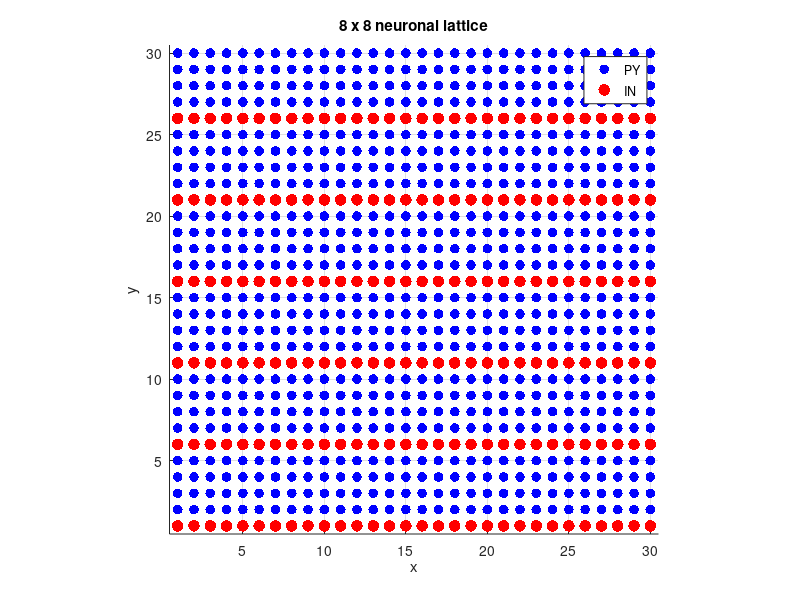
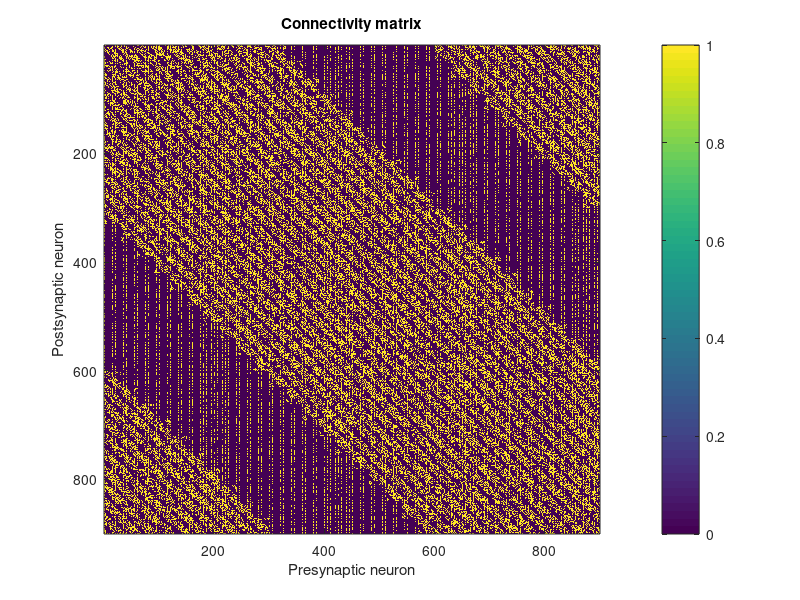

Write MATLAB code to recreate these figures, in order. (Note: this script raises an error after producing the figures.)
clear;
clc;
close all;

%% ============================================================
%  NETWORK PARAMETERS
%  ============================================================

Nx = 30;
Ny = 30;

N = Nx * Ny;
gGABA_scale = 1;
gNMDA_scale = 1;
integration_method = "Euler";

rng(1);               % Fixed seed for random number generation

% External drives
vSTIM_PY = 250;
vSTIM_IN = 500;

% Neuron types
% 1 = PY
% 2 = IN

type = ones(N,1);
type(1:5:N) = 2;

PY = find(type == 1);
IN = find(type == 2);

NPY = length(PY);
NIN = length(IN);

fprintf('Total neurons: %d\n',N);
fprintf('PY neurons:     %d\n',NPY);
fprintf('IN neurons:     %d\n',NIN);


%% ============================================================
%  LATTICE
%  ============================================================

[xGrid,yGrid] = meshgrid(1:Nx,1:Ny);

x = xGrid(:);
y = yGrid(:);


%% Plot lattice

figure;

scatter(x(PY),y(PY),50,'b','filled');
hold on;

scatter(x(IN),y(IN),70,'r','filled');

xlabel('x');
ylabel('y');

title('8 x 8 neuronal lattice');

legend('PY','IN');

axis equal;
xlim([0.5 Nx+0.5]);
ylim([0.5 Ny+0.5]);

grid on;


%% ============================================================
%  CONNECTIVITY PARAMETERS
%  ============================================================

% Connection probabilities

p_PY_PY = 0.4;
p_PY_IN = 0.3;
p_IN_PY = 0.6;
p_IN_IN = 0.7;

% Spatial footprints

LF_PY_PY = 10;
LF_PY_IN = 10;
LF_IN_PY = 20;

% For IN -> IN the paper specifies probability,
% but does not give a separate footprint.
LF_IN_IN = 10;


%% ============================================================
%  CREATE CONNECTIVITY MATRIX
%  ============================================================

% C(post,pre) = 1 means:
%
%       pre  --->  post

C = zeros(N,N);

for pre = 1:N
    for post = 1:N
        % No self-connections
        if pre == post
            continue;
        end

        % Determine connection type
        if type(pre) == 1 && type(post) == 1
            % PY -> PY
            p = p_PY_PY;
            LF = LF_PY_PY;
        elseif type(pre) == 1 && type(post) == 2
            % PY -> IN
            p = p_PY_IN;
            LF = LF_PY_IN;
        elseif type(pre) == 2 && type(post) == 1
            % IN -> PY
            p = p_IN_PY;
            LF = LF_IN_PY;
        else
            % IN -> IN
            p = p_IN_IN;
            LF = LF_IN_IN;
        end


        % Check spatial footprint
        dx = abs(x(pre) - x(post));
        dx = min(dx, Nx - dx);           % wraparound

        dy = abs(y(pre) - y(post));
        dy = min(dy, Ny - dy);           % wraparound

        insideFootprint = (dx <= LF) && (dy <= LF);

        % Randomly create synapse
        if insideFootprint
            if rand < p
                C(post,pre) = 1;
            end
        end
    end
end

%C = zeros(N,N);

%% ============================================================
%  DISPLAY CONNECTIVITY
%  ============================================================

figure;

imagesc(C);

xlabel('Presynaptic neuron');
ylabel('Postsynaptic neuron');

title('Connectivity matrix');

colorbar;


%% ============================================================
%  NUMBER OF CONNECTIONS
%  ============================================================

fprintf('\nConnections:\n');

fprintf('PY -> PY: %d\n', sum(C(PY,PY),'all'));
fprintf('PY -> IN: %d\n', sum(C(IN,PY),'all'));
fprintf('IN -> PY: %d\n', sum(C(PY,IN),'all'));
fprintf('IN -> IN: %d\n',  sum(C(IN,IN),'all'));


%% ============================================================
%  INITIAL STATE VECTOR
%  ============================================================

nStatesIN = 11;
nStatesPY = 7;

g_GABA_IN = 0.0005;
g_GABA_PY = 0.0008;

% Parameters for Tsodyks-Markram + calcium/PV GABA release parameters (paper eqs. 13-18)
lambda_t = 0.03e-3;
Ka = 0.2;
bt = 100;
c_rest = 0.05;
bt_vec = bt * ones(NIN,1);

% Initial conditions for IN neurons
V0 = -65;   % chosen resting potential [mV]

alpha_h = 0.07 * exp(-(V0 + 58) / 20);
beta_h  = 1 / (exp(-0.1 * (V0 + 28)) + 1);
h0 = alpha_h / (alpha_h + beta_h);

alpha_n = -0.01 * (V0 + 34) / (exp(-0.1 * (V0 + 34)) - 1);
beta_n  = 0.125 * exp(-(V0 + 44) / 80);
n0 = alpha_n / (alpha_n + beta_n);

Y_IN = [V0;         % Vm
      h0;           % h
      n0;           % n
      0;            % gAMPA   - no synapse active yet
      0;            % gNMDA_S - no synapse active yet
      0;            % gNMDA_F - no synapse active yet
      0;            % gGABA   - no synapse active yet
      1;            % X       - fraction of GABA resource "ready to release"
      0;            % Y       - fraction of GABA resource "actively being released" right now
      c_rest;       % c       - residual presynaptic calcium concentration
      0];           % b       - calcium bound to parvalbumin


% Initial conditions for IN neurons
Vm_rest = -70;
w_rest  = 0.5*(1 + tanh((Vm_rest + 2)  /21));
z_rest  = 1  /(1 + exp(-Vm_rest/5));
Y_PY = [Vm_rest;    % Vm
      w_rest;       % w
      z_rest;       % z
      0;            % gAMPA   - no synapse active yet
      0;            % gNMDA_S - no synapse active yet
      0;       % gNMDA_F - no synapse active yet
      0];           % gGABA   - no synapse active yet

% ---- reorder connectivity to match Y's [PY block; IN block] layout ----
C_PYPY = C(PY,PY);   % PY - PY connections
C_INPY = C(PY,IN);   % PY - IN connections
C_PYIN = C(IN,PY);   % IN - PY connections
C_ININ = C(IN,IN);   % IN - IN connections

% Uncomment to add external input
% I_amp_PY = 80 + 5*randn(NPY,1);   
% I_amp_IN = 80 + 5*randn(NIN,1);

I_amp_PY = zeros(NPY,1);
I_amp_IN = zeros(NIN,1);

dt = 0.05;          
T_total = 300;
nSteps = round(T_total/dt);

Y = [repmat(Y_PY, NPY, 1); repmat(Y_IN, NIN, 1)];
Vidx_PY = 1:nStatesPY:nStatesPY*NPY;
Vidx_IN = nStatesPY*NPY+1 : nStatesIN : nStatesPY*NPY+nStatesIN*NIN;

rasterT = []; rasterID = [];
Vprev = Y([Vidx_PY, Vidx_IN]);   % for threshold-crossing detection

spikeAMPA = false(NPY+NIN,1);
spikeGABA = false(NPY+NIN,1);

LFP = zeros(nSteps,1);

h = waitbar(0, 'Processing...');

% External drives probability calculation
p_ext_PY = vSTIM_PY * dt / 1000;                 
p_ext_IN = vSTIM_IN * dt / 1000;

g_EXT_PYPY = 0.25;    % paper's value, PY's external excitatory conductance
g_EXT_INPY = 0.003;   % paper's value, IN's external excitatory conductance
g_EXT_PYIN = 0.025;   % external inhibitory conductance onto PY (g~EXT^{PY<-IN})
g_EXT_ININ = 1e-4;    % external inhibitory conductance onto IN (g~EXT^{IN<-IN}


Xidx_IN = 7*NPY+8 : nStatesIN : 7*NPY+nStatesIN*NIN;
Yidx_IN = 7*NPY+9 : nStatesIN : 7*NPY+nStatesIN*NIN;
cidx_IN = 7*NPY+10: nStatesIN : 7*NPY+nStatesIN*NIN;
bidx_IN = 7*NPY+11: nStatesIN : 7*NPY+nStatesIN*NIN;
gAMPA_idx_IN = 7*NPY+4:7:7*NPY+7*NIN;
gGABA_idx_PY = 7:7:7*NPY;
gGABA_idx_IN = 7*NPY+7 : nStatesIN : 7*NPY+nStatesIN*NIN;
gNMDAs_idx_PY = 5:7:7*NPY;  gNMDAf_idx_PY = 6:7:7*NPY;
gNMDAs_idx_IN = 7*NPY+5:7:7*NPY+7*NIN;  gNMDAf_idx_IN = 7*NPY+6:7:7*NPY+7*NIN;

% testing plots 
zTrace = zeros(nSteps,1);
gGABATrace = zeros(nSteps,1);
gGABAsourceTrace = zeros(nSteps,1);
YrelMeanTrace = zeros(nSteps,1);

%   fprintf('Kicked %d neurons. Vm values: ', n_kick); disp(Y(Vidx_PY(kick_idx))');
spikedPY = false(NPY,1);
spikedIN = false(NIN,1);

% track state variables
Vm_trace = zeros(nSteps, NPY+NIN); 
GABA_trace = zeros(nSteps, NPY+NIN); 
gNMDAsTrace = zeros(nSteps,1);
gNMDAfTrace = zeros(nSteps,1);
gAMPATrace  = zeros(nSteps,1);

for k = 1:nSteps
    
        t = k*dt;
        extSpikePY = rand(NPY,1) < p_ext_PY;
        extSpikeIN = rand(NIN,1) < p_ext_IN;
        extGabaPY = rand(NPY,1) < p_ext_PY;   % same rate as extSpikePY, independent draw
        extGabaIN = rand(NIN,1) < p_ext_IN;   % same rate as extSpikeIN, independent draw
    
        %arrivedAMPA_PY = (C_PYPY * spikedPY) > 0;
        %arrivedAMPA_IN = (C_PYIN * spikedPY) > 0;
    
        arrivedAMPA_PY = C_PYPY * spikedPY;
        arrivedAMPA_IN = C_PYIN * spikedPY;
        
        % -------GABA release terminal constants (Tsodyks-Markram + calcium/PV)
        lambda_t = 0.03e-3;   % async-release rate constant
        Ka = 0.2;              % calcium affinity of async release
        
        c_prev = Y(cidx_IN);   % last step's calcium level, per IN neuron
        lam = lambda_t .* (c_prev.^4) ./ (c_prev.^4 + Ka.^4);
        asyncEvent = rand(NIN,1) < (1 - exp(-lam.*dt));
        bt_vec = bt * ones(NIN,1);
    
        Yrel = Y(Yidx_IN);  
        gGABA_source_PY = gGABA_scale*g_GABA_PY * (C_INPY * Yrel);   % NPYx1, continuous rate
        gGABA_source_IN = gGABA_scale*g_GABA_IN   * (C_ININ * Yrel);  
   if integration_method == "R4K"
        k1 = computeDY_spikes_gaba(t,        Y,           NPY, NIN, arrivedAMPA_PY, arrivedAMPA_IN, gGABA_source_PY, gGABA_source_IN, extSpikePY, extGabaPY, extSpikeIN, extGabaIN, dt, gNMDA_scale,bt_vec, spikedIN,asyncEvent);
        k2 = computeDY_spikes_gaba(t + dt/2, Y + dt/2*k1, NPY, NIN, arrivedAMPA_PY, arrivedAMPA_IN, gGABA_source_PY, gGABA_source_IN, extSpikePY, extGabaPY, extSpikeIN, extGabaIN, dt, gNMDA_scale,bt_vec, spikedIN,asyncEvent);
        k3 = computeDY_spikes_gaba(t + dt/2, Y + dt/2*k2, NPY, NIN, arrivedAMPA_PY, arrivedAMPA_IN, gGABA_source_PY, gGABA_source_IN, extSpikePY, extGabaPY, extSpikeIN, extGabaIN, dt, gNMDA_scale,bt_vec, spikedIN,asyncEvent);
        k4 = computeDY_spikes_gaba(t + dt,   Y + dt*k3,   NPY, NIN, arrivedAMPA_PY, arrivedAMPA_IN, gGABA_source_PY, gGABA_source_IN, extSpikePY, extGabaPY, extSpikeIN, extGabaIN, dt, gNMDA_scale,bt_vec, spikedIN,asyncEvent);
        Y = Y + (dt/6)*(k1 + 2*k2 + 2*k3 + k4);
    elseif integration_method == "Euler"
        dY = computeDY_spikes_gaba(t,Y,NPY,NIN,arrivedAMPA_PY, arrivedAMPA_IN, gGABA_source_PY, gGABA_source_IN, extSpikePY, extGabaPY, extSpikeIN, extGabaIN, dt, gNMDA_scale,bt_vec, spikedIN,asyncEvent);
        Y  = Y + dt*dY;          % forward Euler
        t  = t + dt;
    end
    % spike detection, depletion, clamps, async draws as before

    % ---- 2. spike detection  ----
    Vnow = Y([Vidx_PY, Vidx_IN]);
    
    Vm_trace(k,:) = Vnow;
    gGABAsourceTrace(k) = mean(gGABA_source_PY);
    YrelMeanTrace(k) = mean(Yrel);

    spiked = (Vprev < 0) & (Vnow >= 0);
    Vprev = Vnow;
    spikedPY = spiked(1:NPY);
    spikedIN = spiked(NPY+1:end);

    if any(spiked)
        ids = find(spiked);
        rasterT = [rasterT; repmat(t, numel(ids),1)];
        rasterID = [rasterID; ids];
    end
    
    % track variables 
    gNMDAsTrace(k) = mean(Y(7*NPY+5 : 11 : 7*NPY+11*NIN));
    gNMDAfTrace(k) = mean(Y(6*NPY+5 : 11 : 7*NPY+11*NIN));
    gAMPATrace(k)  = mean(Y(8*NPY+5 : 11 : 7*NPY+11*NIN));

    gGABA_idx_PY = 7:7:7*NPY;                      
    gGABA_idx_IN = 7*NPY+7 : 11 : 7*NPY+11*NIN;  
    LFP(k) = mean(Vnow);
    zTrace(k) = mean(Y(3:7:7*NPY));
    gGABATrace(k) = mean(Y(gGABA_idx_PY));
    GABA_trace(k,:) = [Y(gGABA_idx_PY)', Y(gGABA_idx_IN)'];
    waitbar(k/nSteps, h, sprintf('Processing %d/%d', k, nSteps))

end

figure; plot(rasterT, rasterID, '.k'); xlabel('t [ms]'); ylabel('neuron id');

%% ============================================================
%  HELPER PLOTS
%  ============================================================

Fs = 1000/dt;   % dt in ms -> Fs in Hz. With dt=0.05ms this gives Fs=20000 Hz,
                 % which happens to match the paper's stated 20 kHz LFP sampling rate exactly.



figure;
[s,f,t_spec] = spectrogram(LFP - mean(LFP), 256, 240, 512, Fs);
imagesc(t_spec*1000, f, abs(s).^2);
axis xy;
ylim([0 100]);
xlabel('Time [ms]'); ylabel('Frequency [Hz]');
title('LFP spectrogram'); colorbar;

figure; plot((1:nSteps)*dt, LFP);
xlabel('t [ms]'); ylabel('LFP [mV]');
fprintf('LFP range: [%.4f, %.4f], std: %.6f\n', min(LFP), max(LFP), std(LFP));

binSize = 5;  % ms
edges = 0:binSize:T_total;

figure;
subplot(2,1,1);
histogram(rasterT(rasterID<=NPY), edges);
title('PY population rate'); xlabel('t [ms]'); ylabel('spikes/bin');

subplot(2,1,2);
histogram(rasterT(rasterID>NPY), edges);
title('IN population rate'); xlabel('t [ms]'); ylabel('spikes/bin');

figure;
subplot(2,1,1);
plot((1:nSteps)*dt, zTrace);
xlabel('t [ms]'); ylabel('mean z (PY population)');
title('PY adaptation variable over time');

subplot(2,1,2);
plot((1:nSteps)*dt, gGABATrace);
xlabel('t [ms]'); ylabel('mean gGABA (PY population)');
title('PY inhibitory conductance over time');

figure;
subplot(2,1,1); plot((1:nSteps)*dt, gGABAsourceTrace); ylabel('mean gGABA\_source\_PY'); title('Source term over time');
subplot(2,1,2); plot((1:nSteps)*dt, YrelMeanTrace); ylabel('mean Yrel (IN release var)'); title('IN Y state over time');
title('GABA and Yrel');

function check_rhythm_v2(rasterT, rasterID, NPY, t_start, t_end)
    binSize = 1; % finer resolution -- Nyquist now 500Hz, plenty of headroom
    edges = t_start:binSize:t_end;
    psth = histcounts(rasterT(rasterID<=NPY & rasterT>=t_start & rasterT<=t_end), edges);
    [acor, lags] = xcorr(psth - mean(psth), 'coeff');

    figure;
    plot(lags*binSize, acor); xlim([-100 100]); grid on;
    xlabel('lag [ms]'); ylabel('autocorrelation');
    title(sprintf('[%d-%dms]', t_start, t_end));

    % require peaks to be at least 8ms from lag=0 (above gama-period range)
    % and at least 8ms apart from each other, to skip trivial near-zero-lag bumps
    [pks, locs] = findpeaks(acor(lags>8), 'MinPeakDistance', 8);
    if ~isempty(locs)
        period = lags(lags>8); period = period(locs(1));
        fprintf('[%d-%dms]: first real peak at lag=%.1fms -> %.1fHz (height=%.2f)\n', ...
            t_start, t_end, period, 1000/period, pks(1));
    end
end



check_rhythm_v2(rasterT, rasterID, NPY, 100, 250);
check_rhythm_v2(rasterT, rasterID, NPY, 350, 500);

if (N <= 25)
    figure;
    offset_step = 100;  % mV spacing between neurons, adjust to taste
    hold on;
    timeAxis = (1:nSteps)*dt;
    for i = 1:(NPY+NIN)
        plot(timeAxis, Vm_trace(:,i) + (i-1)*offset_step, 'k');
    end
    % mark PY/IN boundary
    yline((NPY-0.5)*offset_step, '--r');
    xlabel('t [ms]');
    ylabel('Neuron id (offset for visibility)');
    title('Vm per neuron over time (PY below dashed line, IN above)');
    yticks((0:(NPY+NIN-1))*offset_step);
    yticklabels(1:(NPY+NIN));
    hold off;
end

if (N <= 25)
    figure;
    offset_step = 100;  % mV spacing between neurons, adjust to taste
    hold on;
    timeAxis = (1:nSteps)*dt;
    for i = 1:(NPY+NIN)
        plot(timeAxis, GABA_trace(:,i) + (i-1)*offset_step, 'k');
    end
    % mark PY/IN boundary
    yline((NPY-0.5)*offset_step, '--r');
    xlabel('t [ms]');
    ylabel('Neuron id (offset for visibility)');
    title('gGABA per neuron over time (PY below dashed line, IN above)');
    yticks((0:(NPY+NIN-1))*offset_step);
    yticklabels(1:(NPY+NIN));
    hold off;
end

function dY = computeDY_spikes_gaba(t, Y, NPY, NIN, arrivedAMPA_PY, arrivedAMPA_IN, gGABA_source_PY, gGABA_source_IN, extSpikePY, extGabaPY, extSpikeIN, extGabaIN, dt, gNMDA_scale, bt_vec, spikedIN, asyncEvent)
    dY = zeros(size(Y));

    % PY: 7 states each, 11-element p (last 3 unused, kept for layout parity)
    for i = 1:NPY
        idx = (i-1)*7 + (1:7);
        p_i = [0, 0, arrivedAMPA_PY(i), gGABA_source_PY(i), extSpikePY(i), extGabaPY(i), dt, gNMDA_scale, 0, 0, 0];
        dY(idx) = PY_neuron_ode(t, Y(idx), p_i);
    end

    % IN: 11 states each, full 11-element p including bt/spike_own_IN/asyncEvent_own
    off = NPY*7;
    for i = 1:NIN
        idx = off + (i-1)*11 + (1:11);
        p_i = [0, 0, arrivedAMPA_IN(i), gGABA_source_IN(i), extSpikeIN(i), extGabaIN(i), dt, gNMDA_scale, bt_vec(i), spikedIN(i), asyncEvent(i)];
        dY(idx) = IN_neuron_ode(t, Y(idx), p_i);
    end
end

fprintf('t=%.2f: mean gGABA_source_PY = %.6f\n', t, mean(gGABA_source_PY));

figure;
subplot(2,1,1); plot((1:nSteps)*dt, gGABAsourceTrace); ylabel('mean gGABA\_source\_PY'); title('Source term over time');
subplot(2,1,2); plot((1:nSteps)*dt, YrelMeanTrace); ylabel('mean Yrel (IN release var)'); title('IN Y state over time');

window_len = 2000;   % samples = 2000/20000*1000 = 100ms of data per window -> ~10Hz resolution
skip_ms = 100;   % exclude the initial transient (visible in your plot, roughly 0-100ms)
skip_idx = round(skip_ms/dt);
[s,f,t_spec] = spectrogram(LFP(skip_idx:end) - mean(LFP(skip_idx:end)), window_len, round(window_len*0.9), 2048, Fs);

figure;
imagesc(t_spec*1000 + skip_ms, f, abs(s).^2);
axis xy;
ylim([0 100]);
xlabel('Time [ms]'); ylabel('Frequency [Hz]');
title('LFP spectrogram (Fig. 1C equivalent)');
colorbar;

avg_power = mean(abs(s).^2, 2);
[peak_val, peak_idx] = max(avg_power);
fprintf('Dominant frequency (max time-averaged power): %.1f Hz (power=%.2e)\n', f(peak_idx), peak_val);


%figure;
%plot(f, avg_power);
%xlim([0 150]);   % widen past 100Hz to see if the peak is actually higher
%xlabel('Frequency [Hz]'); ylabel('Spectral Power');
%title('Time-averaged spectral power');

%figure;
%tAx = (1:nSteps)*dt;
%plot(tAx, gAMPATrace, 'LineWidth', 1); hold on;
%plot(tAx, gNMDAsTrace, 'LineWidth', 1);
%plot(tAx, gNMDAfTrace, 'LineWidth', 1);
%plot(tAx, gNMDAsTrace - gNMDAfTrace, 'k--', 'LineWidth', 1.2);
%hold off;
%xlabel('time [ms]'); ylabel('conductance [mS/cm^2]');
%legend('gAMPA','gNMDA_S','gNMDA_F','gNMDA_S - gNMDA_F', 'Location','best');
title('Mean PY synaptic conductances');
